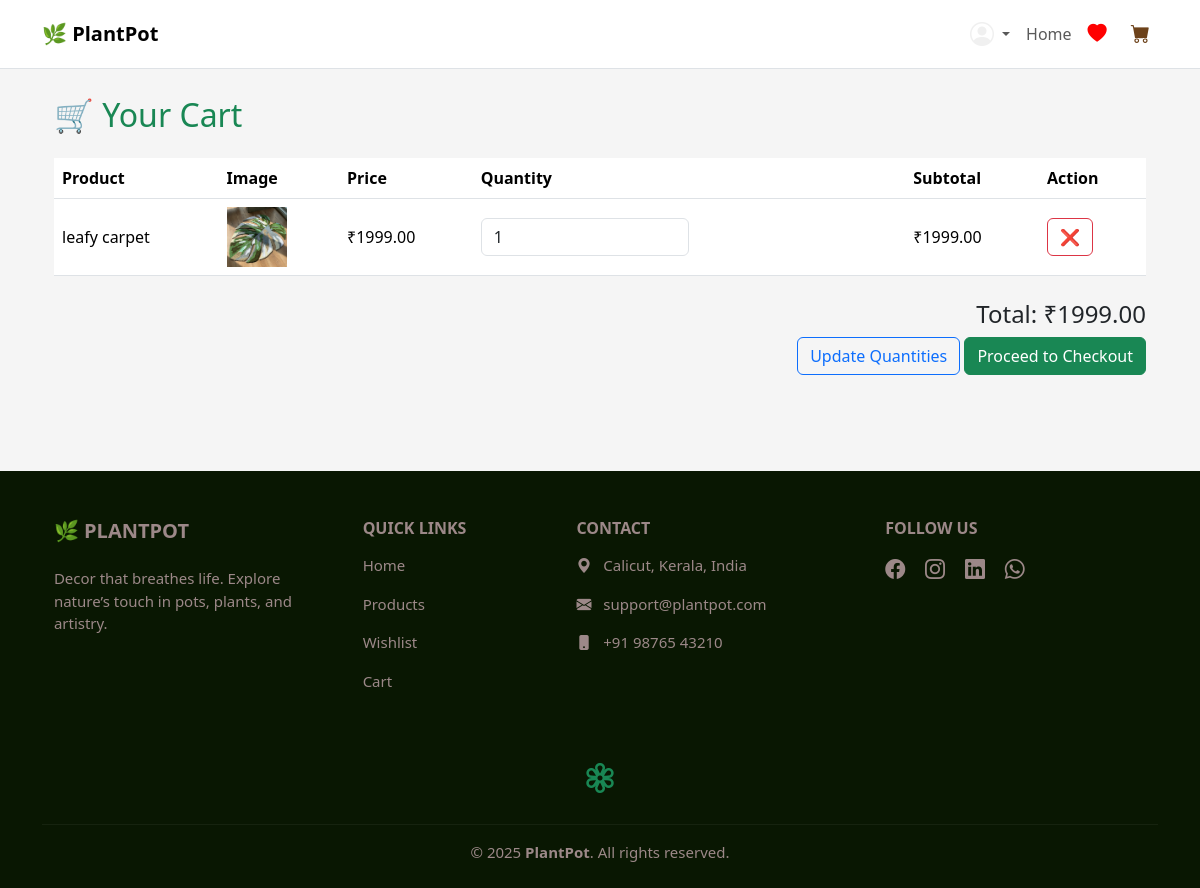
Before: /cart/ (signed in) with the older database file.
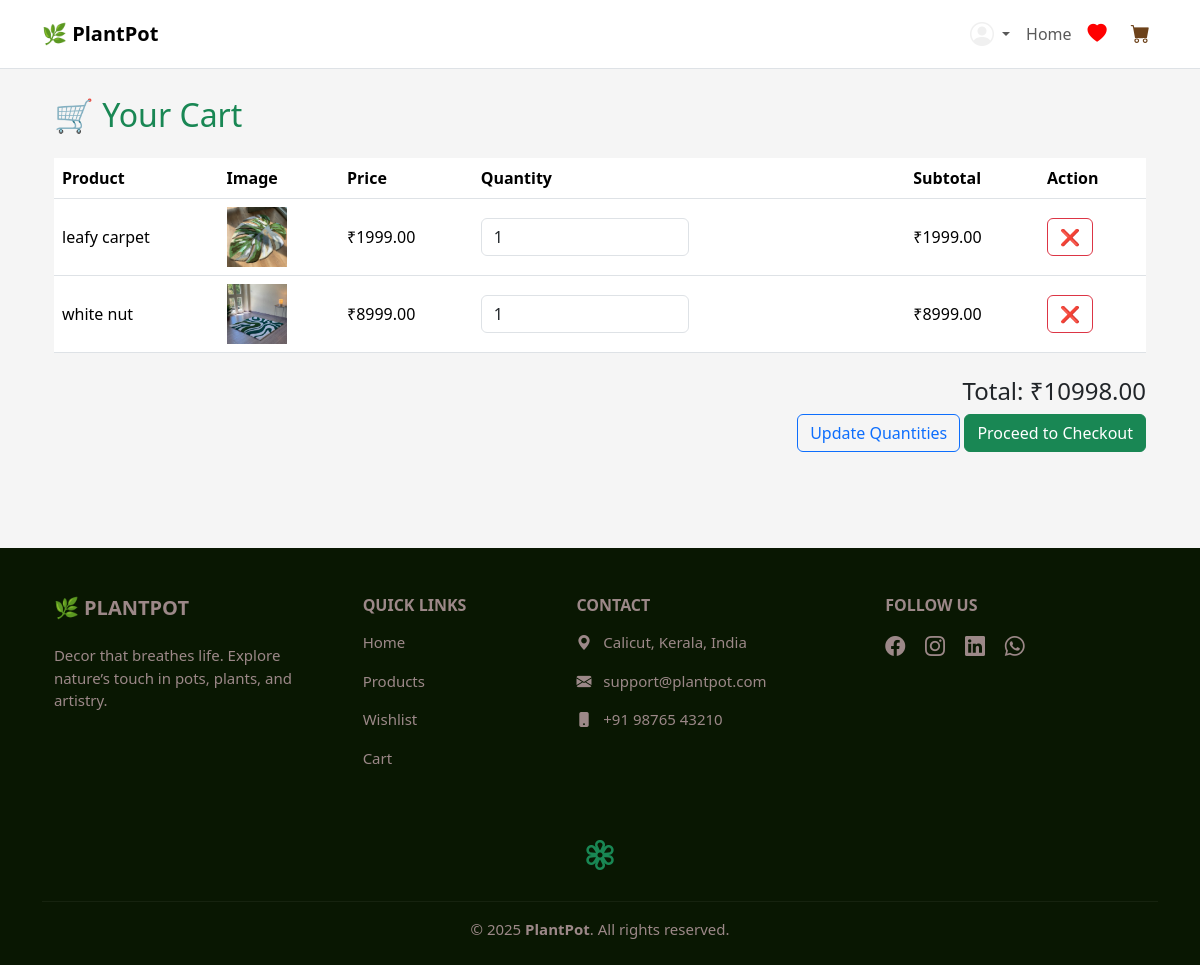
After: the same page with the newer database file.
### plantapp/models.py (models this page shows, shortened)
class CartItem(models.Model):
    cart = models.ForeignKey(Cart, on_delete=models.CASCADE, related_name='items')
    product = models.ForeignKey(Product, on_delete=models.CASCADE)
    quantity = models.PositiveIntegerField(default=1)
    @property
    def subtotal(self):
        return self.product.price * self.quantity

class Product(models.Model):
    category = models.ForeignKey(Category, on_delete=models.CASCADE, related_name='products')
    name = models.CharField(max_length=200)
    description = models.TextField()
    price = models.DecimalField(max_digits=8, decimal_places=2)
    image = models.ImageField(upload_to='product_images/')

class Cart(models.Model):
    user = models.OneToOneField(User, on_delete=models.CASCADE)
    updated_at = models.DateTimeField(auto_now=True)
    @property
    def total_price(self):
        return sum(item.subtotal for item in self.items.all())

### plantapp/views.py (the view)
# urls.py: path('cart/', views.cart_view, name='cart'),  # ✅ Use correct view
@login_required
def cart_view(request):
    cart, _ = Cart.objects.get_or_create(user=request.user)
    items = CartItem.objects.filter(cart=cart).select_related('product')
    return render(request, 'plantapp/cart.html', {'cart': cart, 'items': items})

### plantapp/context_processors.py (called while the page is built)
def cart_count(request):
    if request.user.is_authenticated:
        try:
            cart = Cart.objects.get(user=request.user)
            count = CartItem.objects.filter(cart=cart).count()
        except Cart.DoesNotExist:
            count = 0
    else:
        count = 0
    return {'cart_count': count}

### templates/plantapp/cart.html (shortened to what this page needs)
{% extends 'base.html' %}
{% load static %}
{% block content %}
<div class="container py-5">
  <h2 class="text-success mb-4">🛒 Your Cart</h2>
  {% if items %}
    <form method="post" action="{% url 'update_cart_items' %}">
      <table class="table table-hover align-middle">
        <thead>
          <tr>
            <th>Product</th>
            <th>Image</th>
            <th>Price</th>
            <th>Quantity</th>
            <th>Subtotal</th>
            <th>Action</th>
          </tr>
        </thead>
        <tbody>
          {% for item in items %}
            <tr>
              <td>{{ item.product.name }}</td>
              <td><img src="{{ item.product.image.url }}" width="60" height="60" style="object-fit: cover;"></td>
              <td>₹{{ item.product.price }}</td>
              <td>
                <input type="number" name="quantity_{{ item.id }}" value="{{ item.quantity }}" min="1" class="form-control w-50">
              </td>
              <td>₹{{ item.subtotal }}</td>
              <td>
                <a href="{% url 'remove_cart_item' item.id %}" class="btn btn-outline-danger">❌</a>
              </td>
            </tr>
          {% endfor %}
        </tbody>
      </table>
      <div class="text-end mt-4">
        <h4>Total: ₹{{ cart.total_price }}</h4>
        <button type="submit" class="btn btn-outline-primary">Update Quantities</button>
        <a href="#" class="btn btn-success">Proceed to Checkout</a>
      </div>
    </form>
  {% else %}
    <p class="text-muted">Your cart is empty.</p>
  {% endif %}
</div>
{% endblock %}

Changed rows visible on the page:
added CartItem: product.name "white nut", product.image (picture), product.price "8999.00", quantity "1", subtotal "8999.00"
computed for Cart: total_price "1999.00" → "10998.00"
